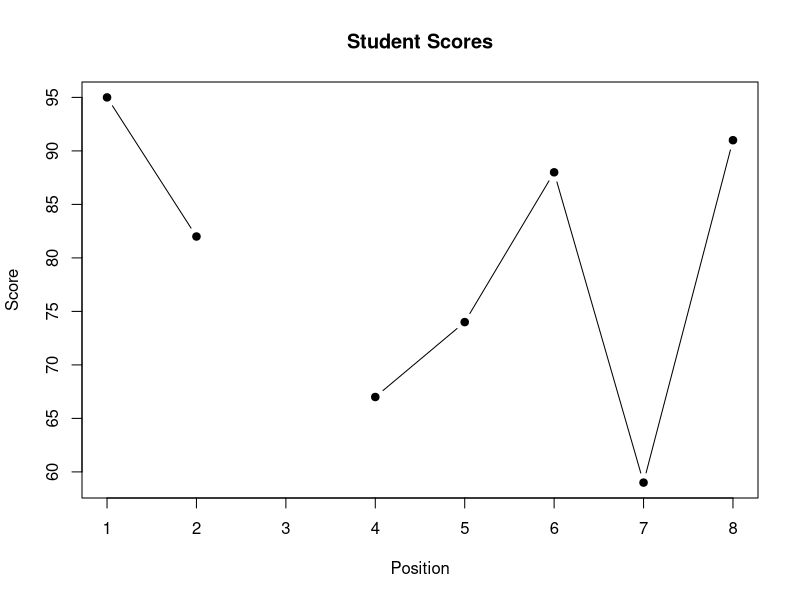

This figure's R source:
# Homework 1
# Chayton Rhodes


# Problem 1

# Setup code
student_id <- c("S01", "S02", "S03", "S04", "S05", "S06")
section <- c("A", "B", "A", "B", "A", "B")
quiz1 <- c(82, 91, 76, 88, 95, 69)
quiz2 <- c(85, 89, 80, 92, 94, 74)
passed <- c(TRUE, TRUE, TRUE, TRUE, TRUE, FALSE)


# Part A

section <- factor(section, levels = c("A", "B"))

students <- data.frame(
  student_id = student_id,
  section = section,
  quiz1 = quiz1,
  quiz2 = quiz2,
  passed = passed
)

score_matrix <- matrix(
  c(quiz1, quiz2),
  nrow = length(student_id),
  ncol = 2,
  dimnames = list(student_id, c("quiz1", "quiz2"))
)

course_record <- list(
  course = "R Programming",
  scores = students,
  cutoffs = c(pass = 70, excellent = 90)
)

# Inspect the objects
typeof(section)
class(section)
length(section)
str(section)

typeof(students)
class(students)
length(students)
str(students)
dim(students)

typeof(score_matrix)
class(score_matrix)
length(score_matrix)
str(score_matrix)
dim(score_matrix)

typeof(course_record)
class(course_record)
length(course_record)
str(course_record)

# A vector contains elements of one atomic type
# A list can contain objects of different types and structures
# A matrix is a two-dimensional atomic structure, while a factor represents categorical data using levels
# A data frame is a rectangular table whose columns can have different data types


# Part B

# S04's second quiz score
score_matrix["S04", "quiz2"]

# First two rows, preserving matrix dimensions
score_matrix[1:2, , drop = FALSE]

# Extract course three different ways
course_record["course"]
course_record[["course"]]
course_record$course

# [ returns a subset while preserving the container structure when appropriate
# [[ extracts one individual element from a list-like object
# $ extracts a named element by name from a list or data frame


# Part C

students$average <- rowMeans(students[, c("quiz1", "quiz2")])

students$excellent <- students$average >= 90

section_A_80 <- students[
  students$section == "A" & students$average >= 80,
  c("student_id", "section", "average")
]

section_A_80

student_averages <- students$average
names(student_averages) <- students$student_id
student_averages

# These calculations are vectorized because they operate on whole vectors or rows at once rather than processing one observation at a time with a loop


# Problem 2

# Setup code
csv_text <- "sample_id,site,temp_c,ph,status
M01,North,18.2,7.1,ok
M02,South,20.5,,ok
M03,North,NA,6.8,review
M04,East,22.1,7.4,ok
M05,South,19.7,7.0,review
M06,East,23.0,NA,ok
M07,North,17.8,6.9,ok
M08,South,21.2,7.2,ok"


# Part A

measurements <- read.csv(
  text = csv_text,
  na.strings = c("", "NA")
)

head(measurements)
str(measurements)
dim(measurements)
names(measurements)

# Missing values in each column
sum(is.na(measurements$sample_id))
sum(is.na(measurements$site))
sum(is.na(measurements$temp_c))
sum(is.na(measurements$ph))
sum(is.na(measurements$status))

# Keep only complete rows
measurements_complete <- measurements[complete.cases(measurements), ]
measurements_complete

# Report sample IDs removed by the complete-case filter
measurements$sample_id[!complete.cases(measurements)]

# x == NA is not a valid missing-value test because comparisons with NA return NA not TRUE or FALSE
# Missing values should be tested with is.na()


# Part B

measurements$site <- factor(measurements$site)
measurements$status <- factor(measurements$status)

levels(measurements$site)
levels(measurements$status)

measurements$temp_f <- measurements$temp_c * 9 / 5 + 32

measurements$ph_below_7 <- measurements$ph < 7

selected_measurements <- measurements[
  complete.cases(measurements) &
    measurements$site %in% c("North", "South") &
    measurements$status == "ok",
  c("sample_id", "site", "temp_c", "temp_f", "ph")
]

selected_measurements

overall_mean_temp <- mean(measurements$temp_c, na.rm = TRUE)
overall_mean_temp

south_mean_temp <- mean(
  measurements$temp_c[measurements$site == "South"],
  na.rm = TRUE
)
south_mean_temp


# Part C

A <- matrix(1:4, nrow = 2)
B <- matrix(5:8, nrow = 2)

elementwise_result <- A * B
matrix_result <- A %*% B

elementwise_result
matrix_result

dim(elementwise_result)
dim(matrix_result)

# A * B multiplies corresponding matrix entries element by element
# A %*% B performs matrix multiplication using row-by-column dot products


# Problem 3

# Setup code
student_id <- paste0("P", sprintf("%02d", 1:8))
scores <- c(95, 82, NA, 67, 74, 88, 59, 91)


# Part A

grade_one <- function(
    score,
    a_min = 90,
    b_min = 80,
    c_min = 70,
    d_min = 60
) {
  if (is.na(score)) {
    return(NA_character_)
  } else if (score >= a_min) {
    return("A")
  } else if (score >= b_min) {
    return("B")
  } else if (score >= c_min) {
    return("C")
  } else if (score >= d_min) {
    return("D")
  } else {
    return("F")
  }
}

grade_one(NA)
grade_one(90)
grade_one(80)
grade_one(85)
grade_one(74)


# Part B

grades <- rep(NA_character_, length(scores))

for (i in seq_along(scores)) {
  grades[i] <- grade_one(scores[i])
}

names(grades) <- student_id
grades

# During the loop i represents the current position/index in the scores vector


# Part C-1

summarize_scores <- function(x, na.rm = TRUE, digits = 1) {
  total_count <- length(x)
  missing_count <- sum(is.na(x))
  
  stats <- c(
    mean = mean(x, na.rm = na.rm),
    sd = sd(x, na.rm = na.rm),
    min = min(x, na.rm = na.rm),
    max = max(x, na.rm = na.rm)
  )
  
  stats <- round(stats, digits = digits)
  
  c(
    total = total_count,
    missing = missing_count,
    stats
  )
}

# Call with defaults
summarize_scores(scores)

# Call with named arguments
summarize_scores(x = scores, na.rm = TRUE, digits = 2)



# Part C-2

plot_scores <- function(x, ...) {
  plot(seq_along(x), x, ...)
}

plot_scores(
  scores,
  type = "b",
  pch = 19,
  xlab = "Position",
  ylab = "Score",
  main = "Student Scores"
)

# The ... argument passes additional plotting arguments from plot_scores() to plot()
